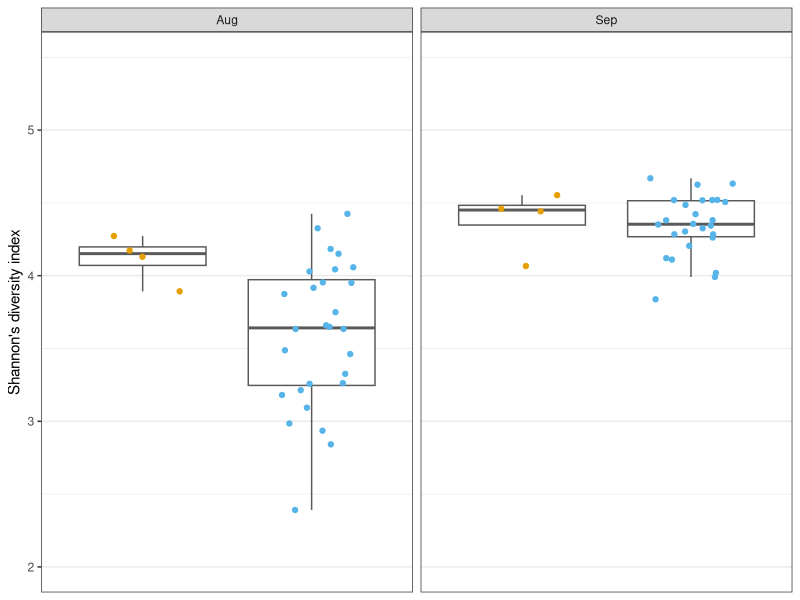

Write the R code that produced this figure. (Note: this script raises an error after producing the figure.)
## Alpha diversity plots for Muller corals

rm(list=ls())
library("ggplot2")
library("ggthemes")
library("cowplot")


alphadiv <- read.csv("./data/alphadiv8692.csv")
alphadiv <- read.csv("./data/alphadiv_norick_rar.csv")
head(alphadiv)
alphadiv$geno.num <- as.factor(alphadiv$geno.num)


levels(alphadiv$geno) <- c("G1", "G3", "G4","G5","G7","G9","G10","G13","G20","G41","G44","G46","G47","G50","G57","G58")
levels(alphadiv$bleach)

# functions
sderr <- function(x) {sd(x)/sqrt(length(x))}

data_summary <- function(data, varname, groupnames){
  require(plyr)
  summary_func <- function(x, col){
    c(mean = mean(x[[col]], na.rm=TRUE),
      sd = sderr(x[[col]]), na.rm=TRUE)
  }
  data_sum<-ddply(data, groupnames, .fun=summary_func,
                  varname)
  data_sum <- plyr::rename(data_sum, c("mean" = varname))
  return(data_sum)
}

# Distinct colors from https://sashat.me/2017/01/11/list-of-20-simple-distinct-colors/
myCol <- c('#e6194b', '#3cb44b', '#ffe119', '#4363d8', '#f58231', '#911eb4', '#46f0f0', 
           '#f032e6', '#bcf60c', '#008080',
           '#9a6324', '#800000', '#808000', 
          '#000075', '#808080', '#000000')
breakss <- c("Aug","Sep")
labelss <- c("Pre Bleach", "Bleached")
myCol <- c("#E69F00","#56B4E9")

# alpha diversity boxplot
A <- ggplot(alphadiv, aes(x=type, y=shannon)) +
  facet_wrap(~bleach)+
  geom_boxplot(outlier.shape = NA, color = "gray35") +
  geom_point(aes(color = type), 
             position = position_jitter(width = .25, height = 0)) +
  scale_x_discrete(breaks=breakss, labels=labelss) +
  ylab("Shannon's diversity index") +
  theme_bw() +
  theme(axis.title.x = element_blank(),
        axis.text.x = element_text(size = 10),
        legend.position = "none") +
  scale_colour_manual(values = myCol) +
  ylim(2,5.5)
A
ggsave(A, "./plots/observed_.pdf")
plot_grid(A,B)

D <- ggplot(alphadiv, aes(x=bleach, y=faithPD)) +
  geom_boxplot(outlier.shape = NA, color = "gray35") +
  geom_point(aes(color = geno.num), position = position_jitter(width = .25, height = 0)) +
  scale_x_discrete(breaks=breakss, labels=labelss) +
  ylab("Faith's Phylogenetic Diversity") +
  theme_bw() +
  theme(axis.title.x = element_blank(),
        axis.text.x = element_text(size = 10)) +
  scale_colour_manual(values = myCol)
D
# alpha diversity scatter plot
bleach.labs <- c("Pre Bleach", "Bleached")
bleach_labeller <- function(variable,value){
  return(bleach.labs[value])
}

A <- ggplot(alphadiv, aes(x=geno.num, y=faithPD, color = geno.num)) +
  geom_point() +
  scale_colour_manual(values = myCol) +
  facet_grid(. ~ alphadiv$bleach, labeller = bleach_labeller) +
#  facet_grid(. ~ alphadiv$bleach) +
  theme_bw() + 
  ylab("Faith's phylogenetic diversity") +
  xlab("Genotype") +
  theme(axis.text.x = element_text(angle = 90, hjust = 1, vjust = 0.4))
ggsave(A, filename = "./plots/faithPD.pdf")  
